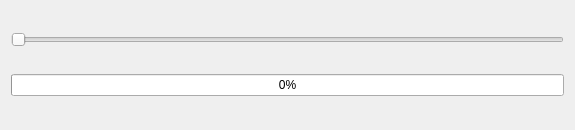
<?xml version="1.0" encoding="UTF-8"?>
<ui version="4.0">
 <class>Widget</class>
 <widget class="QWidget" name="Widget">
  <property name="geometry">
   <rect>
    <x>0</x>
    <y>0</y>
    <width>575</width>
    <height>130</height>
   </rect>
  </property>
  <property name="windowTitle">
   <string>Widget</string>
  </property>
  <layout class="QVBoxLayout" name="verticalLayout">
   <item>
    <widget class="QSlider" name="slider">
     <property name="maximum">
      <number>100</number>
     </property>
     <property name="orientation">
      <enum>Qt::Horizontal</enum>
     </property>
    </widget>
   </item>
   <item>
    <widget class="QProgressBar" name="progress_bar">
     <property name="value">
      <number>0</number>
     </property>
    </widget>
   </item>
  </layout>
 </widget>
 <resources/>
 <connections/>
</ui>
